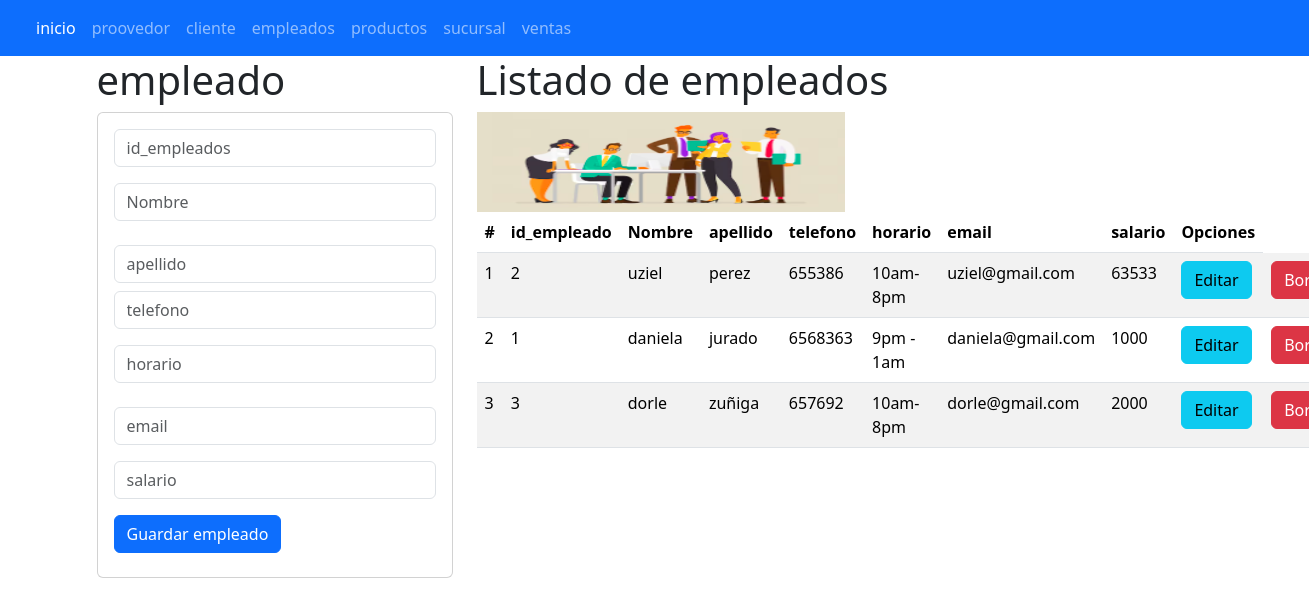
The app's page /empleados with its own data.
### empleados_app/models.py (models this page shows, shortened)
class empleado(models.Model):
    id_empleados = models.CharField(primary_key=True,max_length=6)
    nombre = models.CharField(max_length=45)
    apellido = models.CharField(max_length=45)
    telefono = models.CharField(max_length=45)
    horario = models.CharField(max_length=45)
    email = models.CharField(max_length=100)
    salario = models.CharField(max_length=15)

### empleados_app/views.py (the view)
# urls.py: path("empleados",views.inicio_vistaempleados,name="empleados"),
def inicio_vistaempleados(request):
    losempleador = empleado.objects.all()
    return render(request,"gestionarempleado.html",{"misempleadoo":losempleador})

### empleados_app/templates/gestionarempleado.html
{% extends "base.html" %}
{% block cuerpo %}
{% load static %}
 <div class="row">
   <div class="col-sm-12 col-md-4 col-lg-4 col-xl-4">
    <h1>empleado</h1>
    <div class="card">
      <div class="card-body">
        <form action="registrarempleado/" method="POST"> {% csrf_token %}
          <div class="form-group">
            <input type="text" id="txtidempleados" name="txtidempleados" placeholder="id_empleados" minlength="1" maxlength="6" class="form-control" required>
          </div>
          <div class="form-group py-3">
            <input type="text" id="txtnombre" name="txtnombre" placeholder="Nombre " maxlength="45" class="form-control" required>
          </div>
          <div class="form-group py-2">
            <input type="text" id="txtapellido" name="txtapellido" placeholder="apellido" maxlength="100" class="form-control" required>
          </div>
          <div class="form-group">
            <input type="text" id="txttelefono" name="txttelefono" placeholder="telefono" maxlength="45" class="form-control" required>
          </div>
          <div class="form-group py-3">
            <input type="text" id="txthorario" name="txthorario" placeholder="horario" maxlength="15" class="form-control" required>
          </div>
          <div class="form-group py-2">
            <input type="text" id="txtemail" name="txtemail" placeholder="email" maxlength="45" class="form-control" required>
          </div>
          <div class="form-group py-2">
            <input type="text" id="txtsalario" name="txtsalario" placeholder="salario" maxlength="45" class="form-control" required>
          </div>
          <div class="form-group py-2">
            <button type="submit" class="btn btn-primary">Guardar empleado</button>
          </div>
        </form>
      </div>
    </div>
   </div>
   <div class="col-sm-12 col-md-8 col-lg-8 col-xl-8">
   <h1>Listado de empleados</h1>
   <img class="w-50" src="{% static 'img/empleados.png' %}" alt="nava" width="100" height="100"/>
  <table class="table table-striped">
    <thead>
      <tr>
        <th scope="col">#</th>
        <th scope="col">id_empleado</th>
        <th scope="col">Nombre</th>
        <th scope="col">apellido</th>
        <th scope="col">telefono</th>
        <th scope="col">horario</th>
        <th scope="col">email</th>
        <th scope="col">salario</th>
        <th>Opciones</th>
      </tr>
    </thead>
    <tbody>
      {% for m in misempleadoo %}
      <tr>
        <td> {{forloop.counter}} </td>
        <td> {{m.id_empleados}} </td>
        <td> {{m.nombre}} </td>
        <td> {{m.apellido}} </td>
        <td> {{m.telefono}} </td>
        <td> {{m.horario}} </td>
        <td> {{m.email}} </td>
        <td> {{m.salario}} </td>
        <td> <a href="seleccionarempleado/{{m.id_empleados}}" class="btn btn-info"> Editar</a> </td>
        <td> <a href="borrarempleado/{{m.id_empleados}}" class="btn btn-danger"> Borrar</a> </td>
      </tr>
      {% endfor %}
    </tbody>
  </table>
 </div>
{% endblock %}

### records on screen
empleado: id_empleados "2", nombre "uziel", apellido "perez", telefono "655386", horario "10am-8pm", email "uziel@gmail.com", salario "63533"
empleado: id_empleados "1", nombre "daniela", apellido "jurado", telefono "6568363", horario "9pm - 1am", email "daniela@gmail.com", salario "1000"
empleado: id_empleados "3", nombre "dorle", apellido "zuñiga", telefono "657692", horario "10am-8pm", email "dorle@gmail.com", salario "2000"
